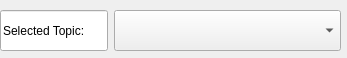
<?xml version="1.0" encoding="UTF-8"?>
<ui version="4.0">
 <class>TopicSelector</class>
 <widget class="QWidget" name="TopicSelector">
  <property name="geometry">
   <rect>
    <x>0</x>
    <y>0</y>
    <width>347</width>
    <height>58</height>
   </rect>
  </property>
  <property name="windowTitle">
   <string>Form</string>
  </property>
  <widget class="QWidget" name="horizontalLayoutWidget">
   <property name="geometry">
    <rect>
     <x>0</x>
     <y>10</y>
     <width>341</width>
     <height>41</height>
    </rect>
   </property>
   <layout class="QGridLayout" name="gridLayout">
    <item row="0" column="0">
     <widget class="QLineEdit" name="topic">
      <property name="sizePolicy">
       <sizepolicy hsizetype="Preferred" vsizetype="Expanding">
        <horstretch>0</horstretch>
        <verstretch>0</verstretch>
       </sizepolicy>
      </property>
      <property name="text">
       <string>Selected Topic: </string>
      </property>
     </widget>
    </item>
    <item row="0" column="1">
     <widget class="QComboBox" name="selector">
      <property name="sizePolicy">
       <sizepolicy hsizetype="Expanding" vsizetype="Expanding">
        <horstretch>0</horstretch>
        <verstretch>0</verstretch>
       </sizepolicy>
      </property>
     </widget>
    </item>
   </layout>
  </widget>
 </widget>
 <resources/>
 <connections/>
</ui>
